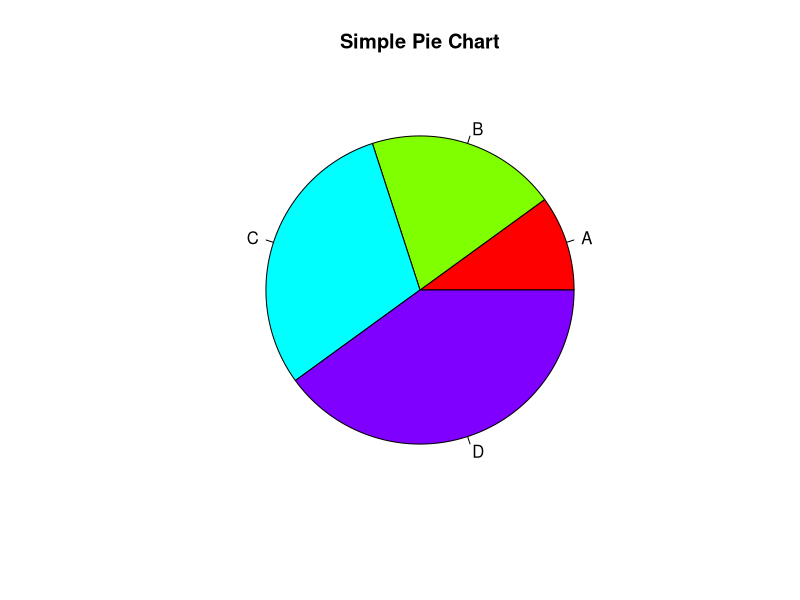

This figure's R source:
# Sample data
slices <- c(10, 20, 30, 40)
labels <- c("A", "B", "C", "D")

# Pie chart
pie(slices, labels = labels, col = rainbow(length(slices)), 
    main = "Simple Pie Chart")

